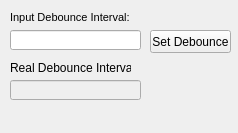
<?xml version="1.0" encoding="UTF-8"?>
<ui version="4.0">
 <class>MainWindow</class>
 <widget class="QMainWindow" name="MainWindow">
  <property name="geometry">
   <rect>
    <x>0</x>
    <y>0</y>
    <width>238</width>
    <height>133</height>
   </rect>
  </property>
  <property name="windowTitle">
   <string>MainWindow</string>
  </property>
  <widget class="QWidget" name="centralWidget">
   <widget class="QPushButton" name="buttonSetDebounce">
    <property name="geometry">
     <rect>
      <x>150</x>
      <y>30</y>
      <width>81</width>
      <height>23</height>
     </rect>
    </property>
    <property name="text">
     <string>Set Debounce</string>
    </property>
   </widget>
   <widget class="QLineEdit" name="lineEditInputDebounce">
    <property name="geometry">
     <rect>
      <x>10</x>
      <y>30</y>
      <width>131</width>
      <height>20</height>
     </rect>
    </property>
   </widget>
   <widget class="QLineEdit" name="lineEditRealDebounce">
    <property name="enabled">
     <bool>false</bool>
    </property>
    <property name="geometry">
     <rect>
      <x>10</x>
      <y>80</y>
      <width>131</width>
      <height>20</height>
     </rect>
    </property>
   </widget>
   <widget class="QLabel" name="label">
    <property name="geometry">
     <rect>
      <x>10</x>
      <y>10</y>
      <width>121</width>
      <height>16</height>
     </rect>
    </property>
    <property name="focusPolicy">
     <enum>Qt::NoFocus</enum>
    </property>
    <property name="text">
     <string>&lt;!DOCTYPE HTML PUBLIC &quot;-//W3C//DTD HTML 4.0//EN&quot; &quot;http://www.w3.org/TR/REC-html40/strict.dtd&quot;&gt;
&lt;html&gt;&lt;head&gt;&lt;meta name=&quot;qrichtext&quot; content=&quot;1&quot; /&gt;&lt;style type=&quot;text/css&quot;&gt;
p, li { white-space: pre-wrap; }
&lt;/style&gt;&lt;/head&gt;&lt;body style=&quot; font-family:'MS Shell Dlg 2'; font-size:8.25pt; font-weight:400; font-style:normal;&quot;&gt;
&lt;p style=&quot; margin-top:0px; margin-bottom:0px; margin-left:0px; margin-right:0px; -qt-block-indent:0; text-indent:0px;&quot;&gt;&lt;span style=&quot; font-size:8pt;&quot;&gt;Input Debounce Interval: &lt;/span&gt;&lt;/p&gt;&lt;/body&gt;&lt;/html&gt;</string>
    </property>
   </widget>
   <widget class="QLabel" name="labelRealDebounce">
    <property name="geometry">
     <rect>
      <x>10</x>
      <y>60</y>
      <width>121</width>
      <height>16</height>
     </rect>
    </property>
    <property name="text">
     <string>Real Debounce Interval:</string>
    </property>
   </widget>
  </widget>
  <widget class="QMenuBar" name="menuBar">
   <property name="geometry">
    <rect>
     <x>0</x>
     <y>0</y>
     <width>238</width>
     <height>21</height>
    </rect>
   </property>
  </widget>
 </widget>
 <layoutdefault spacing="6" margin="11"/>
 <resources/>
 <connections/>
</ui>
